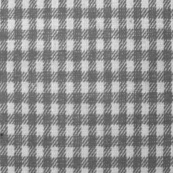
#> input picture data/raw/test/images/c3r1e0n2_jpg.rf.bdcd37376840d47b016e70a0e65948a3.jpg, 173 x 173 px, shrunk from 640 x 640 before the run
$ python visualize_dataset.py
#> lines starting #> are read from the running program, lines starting #| are printed output that depends on the picture
from pathlib import Path
import random

import cv2
import matplotlib.pyplot as plt


# ============================================================
# TEXINSPECT AI - DATASET VISUAL INSPECTION
# ============================================================

PROJECT_ROOT = Path(__file__).resolve().parent.parent

DATASET_PATH = PROJECT_ROOT / "data" / "raw"

CLASS_NAMES = [
    "Foreign-Body-Defect",
    "Hole-Defect",
    "Stain-Defect",
    "Thread-Defect"
]

IMAGE_EXTENSIONS = {".jpg", ".jpeg", ".png", ".bmp", ".webp"}

SPLITS = ["train", "valid", "test"]

SAMPLES_PER_SPLIT = 6


def get_image_files(images_path):
    """Return all supported image files."""
    return [
        file
        for file in images_path.iterdir()
        if file.suffix.lower() in IMAGE_EXTENSIONS
    ]


def read_yolo_labels(label_path, image_width, image_height):
    """Read YOLO labels and convert them to pixel coordinates."""

    boxes = []

    if not label_path.exists():
        return boxes

    with open(label_path, "r") as file:
        lines = file.readlines()

    for line in lines:

        parts = line.strip().split()

        if len(parts) != 5:
            continue

        class_id = int(parts[0])

        x_center = float(parts[1]) * image_width
        y_center = float(parts[2]) * image_height
        box_width = float(parts[3]) * image_width
        box_height = float(parts[4]) * image_height

        x1 = int(x_center - box_width / 2)
        y1 = int(y_center - box_height / 2)

        x2 = int(x_center + box_width / 2)
        y2 = int(y_center + box_height / 2)

        boxes.append(
            (
                class_id,
                x1,
                y1,
                x2,
                y2
            )
        )

    return boxes


def draw_annotations(image, boxes):
    """Draw bounding boxes and class names."""

    annotated_image = image.copy()

    for class_id, x1, y1, x2, y2 in boxes:

        label = CLASS_NAMES[class_id]

        cv2.rectangle(
            annotated_image,
            (x1, y1),
            (x2, y2),
            (0, 255, 0),
            2
        )

        cv2.putText(
            annotated_image,
            label,
            (x1, max(y1 - 10, 20)),
            cv2.FONT_HERSHEY_SIMPLEX,
            0.6,
            (0, 255, 0),
            2
        )

    return annotated_image


def visualize_split(split_name):

#> called with split_name = 'train'
    print("\n" + "=" * 60)
    print(f"VISUAL INSPECTION: {split_name.upper()}")
    print("=" * 60)

    images_path = DATASET_PATH / split_name / "images"
    labels_path = DATASET_PATH / split_name / "labels"

    image_files = get_image_files(images_path)

    if not image_files:

        print("No images found.")
        return

    sample_count = min(
        SAMPLES_PER_SPLIT,
        len(image_files)
    )

    selected_images = random.sample(
        image_files,
        sample_count
    )

    figure, axes = plt.subplots(
        2,
        3,
        figsize=(16, 10)
    )

    axes = axes.flatten()

    for axis, image_path in zip(
        axes,
        selected_images
    ):

        image = cv2.imread(str(image_path))
#> image is the input picture: shape (173, 173, 3); min 53, max 233, mean 144.5

        if image is None:
            continue

        image = cv2.cvtColor(
            image,
            cv2.COLOR_BGR2RGB
        )

        height, width = image.shape[:2]
#> height = 173; width = 173

        label_path = (
            labels_path /
            f"{image_path.stem}.txt"
        )

        boxes = read_yolo_labels(
            label_path,
            width,
            height
        )
#> boxes = []

        annotated_image = draw_annotations(
            image,
            boxes
        )

        axis.imshow(annotated_image)

        if boxes:

            defect_names = list(
                {
                    CLASS_NAMES[box[0]]
                    for box in boxes
                }
            )

            title = ", ".join(defect_names)

        else:

            title = "NO ANNOTATION"

        axis.set_title(
            title,
            fontsize=10
        )

        axis.axis("off")

    plt.tight_layout()

    # --------------------------------------------------------
    # SAVE VISUAL EVIDENCE
    # --------------------------------------------------------

    output_path = (
        PROJECT_ROOT /
        "evidence" /
        f"{split_name}_visual_inspection.png"
    )

    output_path.parent.mkdir(
        exist_ok=True
    )

    plt.savefig(
        output_path,
        dpi=150,
        bbox_inches="tight"
    )
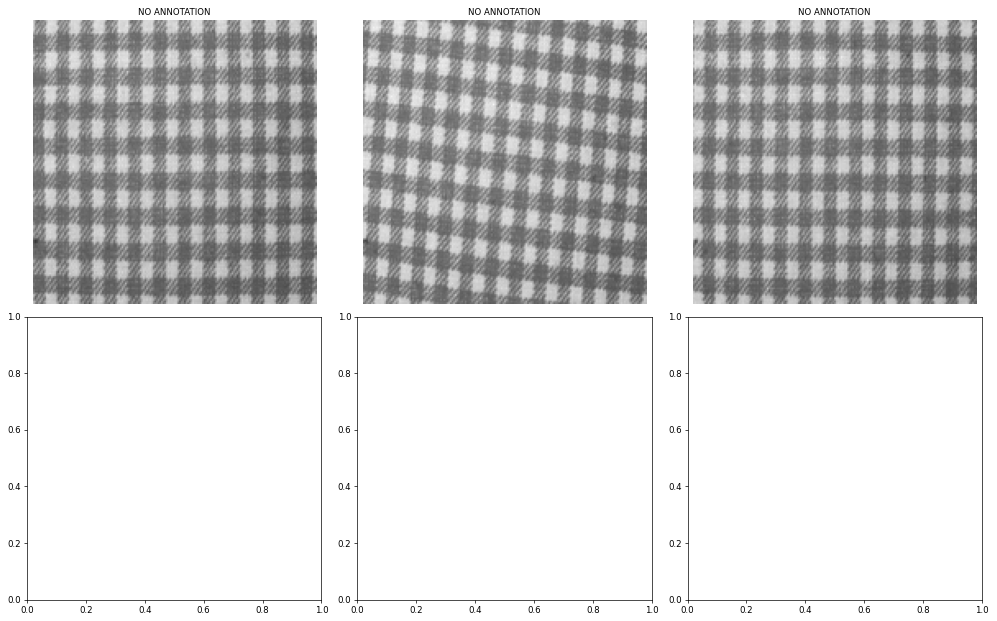
#> figure drawn by matplotlib, 3 panels

    print(
        f"\nEvidence saved to:\n"
        f"{output_path}"
    )

    plt.show()


def main():

    print("\n" + "=" * 60)
    print("TEXINSPECT AI")
    print("VISUAL DATASET INSPECTION")
    print("=" * 60)

    for split in SPLITS:

        visualize_split(split)

    print("\n" + "=" * 60)
    print("VISUAL INSPECTION COMPLETED")
    print("=" * 60)


if __name__ == "__main__":
    main()
